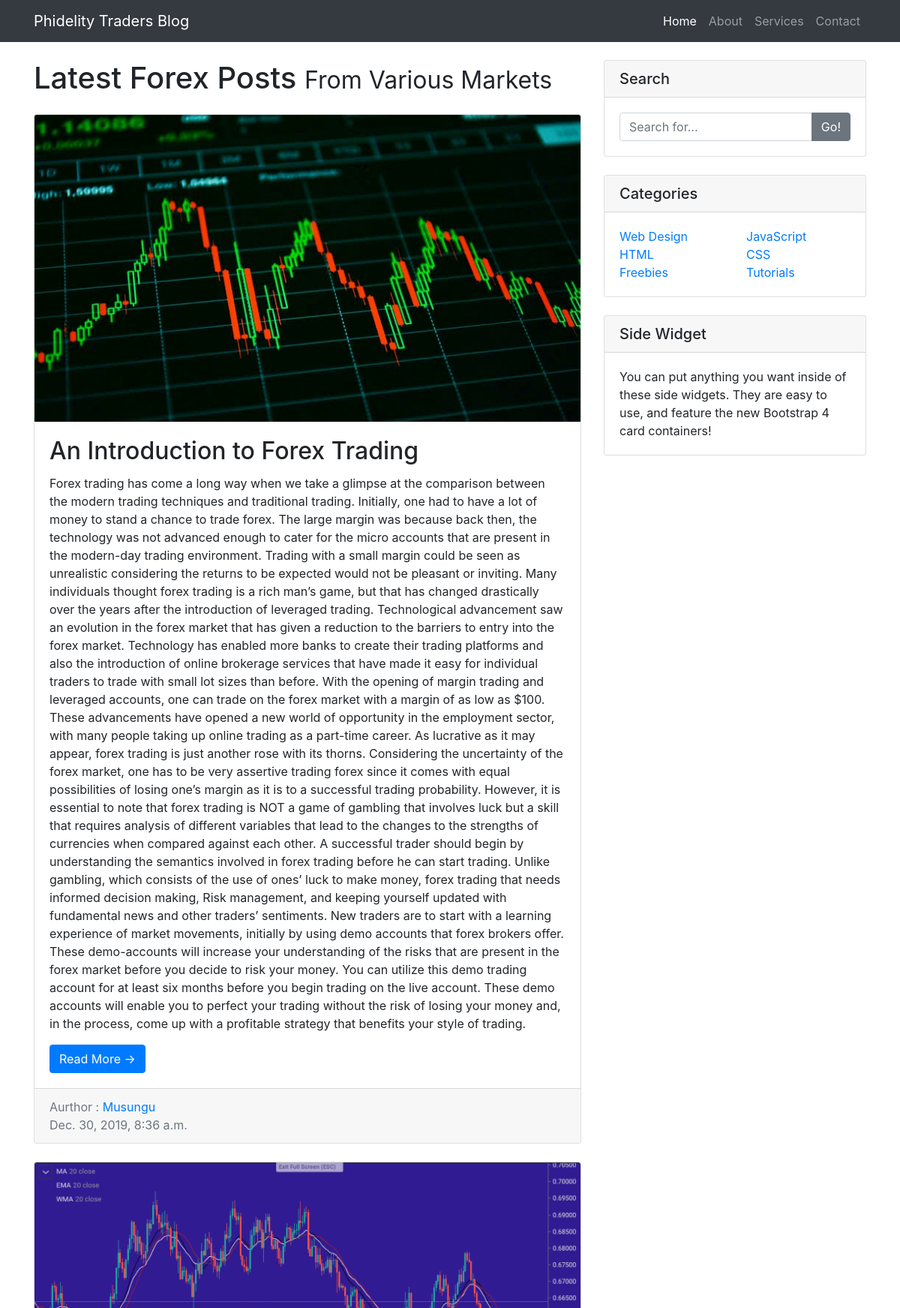
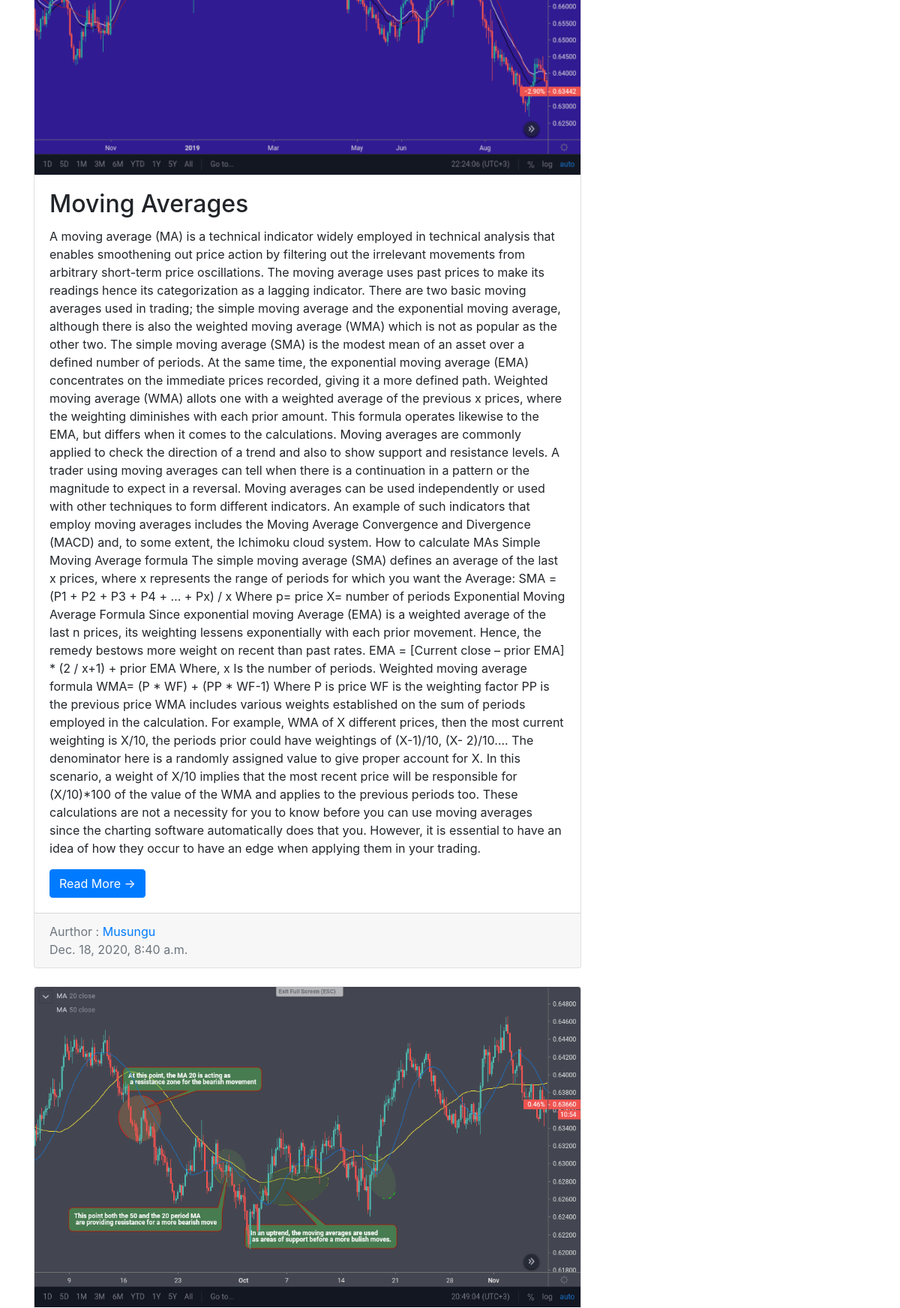
Page /blog/edu/ (upper part) on the committed database (2 pictures, top to bottom).
### blog/models.py (models this page shows, shortened)
class Post(models.Model):
    global CHOICES
    title = models.CharField(max_length=150)
    content = models.TextField()
    date_posted = models.DateTimeField(default=timezone.now)
    written_by = models.ForeignKey(User, on_delete=models.CASCADE)
    image = models.ImageField(default='default.jpg', upload_to='blog-pics')
    category = models.CharField(default= CHOICES[0], max_length=50, choices= CHOICES)

### blog/views.py (the view)
# urls.py: path('edu/', views.edu_posts, name='edu-blog'),
def edu_posts(request):
    context ={
        'posts' : Post.objects.filter(category="ed")
    }
    return render(request, 'blog/edu.html', context)

### blog/templates/blog/edu.html
{% extends "blog/base.html" %}
{% block content %}
    <h1 class="my-4">Latest Forex Posts
        <small>From Various Markets</small>
    </h1>
    {% for post in posts %}
            <div class="card mb-4">
                <img class="card-img-top" src="{{post.image.url}}" alt="Card image cap">
                <div class="card-body">
                <h2 class="card-title">{{post.title}}</h2>
                <p class="card-text">{{post.content}}</p>
                <a href="#" class="btn btn-primary">Read More &rarr;</a>
                </div>
                <div class="card-footer text-muted">
                    Aurthor : <a href="#">{{post.written_by}}</a> </br>
                    {{post.date_posted}}
                </div>
            </div>
    {% endfor %}
{% endblock %}

### blog/static/blog/css/blog-home.css (style rules this page uses)
body { padding-top: 56px; }

### rows in the picture
Post: image (picture), title "An Introduction to Forex Trading", content "Forex trading has come a long way when we take a glimpse at the comparison between the modern trading techniques and traditional trading. Initially, one had to have a lot of money to stand a chance to trade forex. The large margin was because back then, the technology was not advanced enough to cater for the micro accounts that are present in the modern-day trading environment. Trading with a small margin could be seen as unrealistic considering the returns to be expected would not be pleasant or inviting. Many individuals thought forex trading is a rich man’s game, but that has changed drastically over the years after the introduction of leveraged trading. Technological advancement saw an…", written_by "Musungu", date_posted "Dec. 30, 2019, 8:36 a.m."
Post: image (picture), title "Moving Averages", content "A moving average (MA) is a technical indicator widely employed in technical analysis that enables smoothening out price action by filtering out the irrelevant movements from arbitrary short-term price oscillations. The moving average uses past prices to make its readings hence its categorization as a lagging indicator. There are two basic moving averages used in trading; the simple moving average and the exponential moving average, although there is also the weighted moving average (WMA) which is not as popular as the other two. The simple moving average (SMA) is the modest mean of an asset over a defined number of periods. At the same time, the exponential moving average (EMA) concentrates…", written_by "Musungu", date_posted "Dec. 18, 2020, 8:40 a.m."
Post: image (picture)
